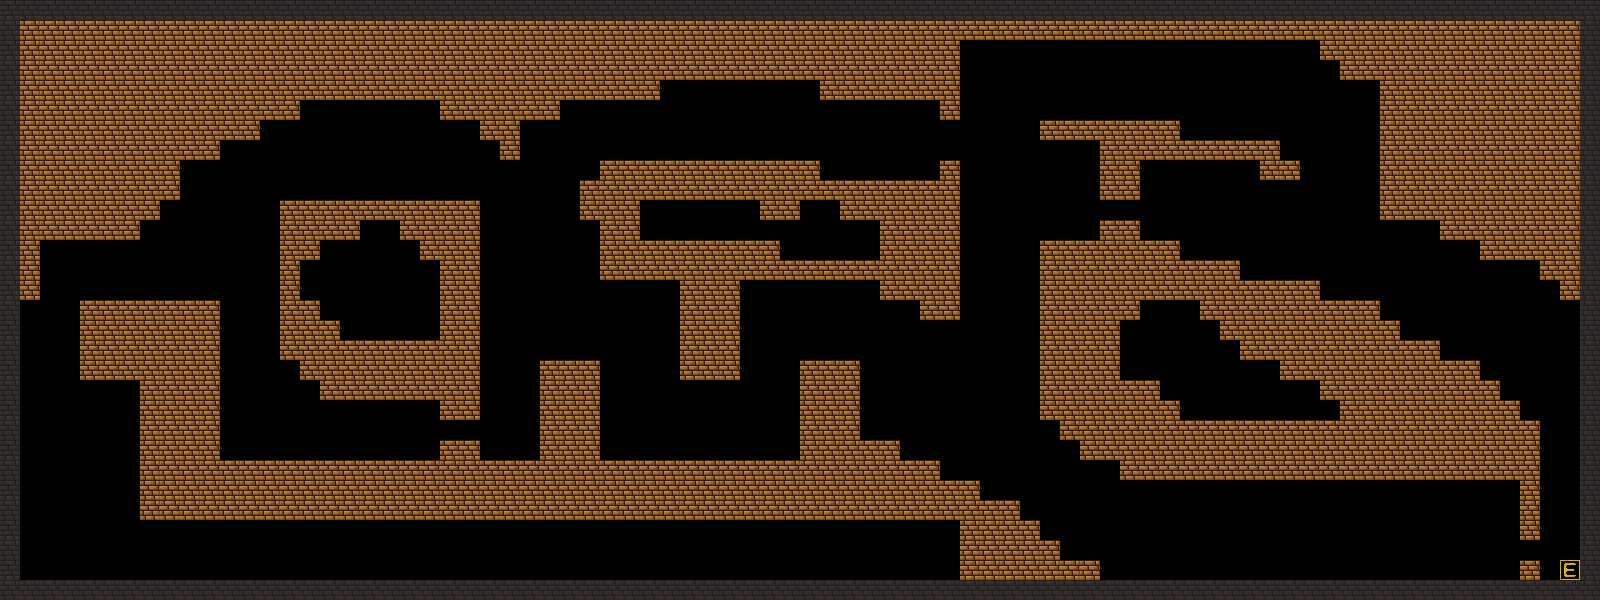

Tiled map render using the project's own tile images. Description and the whole map definition, tile-layer contents included, below:
An orthogonal 80x30 tile map with 20x20 px tiles, 1 tile layer (Tile Layer 2), 3 tilesets.

<map version="1.10" tiledversion="1.10.2" orientation="orthogonal" renderorder="right-down" width="80" height="30" tilewidth="20" tileheight="20" infinite="0" nextlayerid="4" nextobjectid="1">
 <tileset firstgid="1" source="Dark Brick.tsx" />
 <tileset firstgid="2" source="Brick.tsx" />
 <tileset firstgid="3" source="Exit.tsx" />
 <layer id="2" name="Tile Layer 2" width="80" height="30">
  <data encoding="csv">
1,1,1,1,1,1,1,1,1,1,1,1,1,1,1,1,1,1,1,1,1,1,1,1,1,1,1,1,1,1,1,1,1,1,1,1,1,1,1,1,1,1,1,1,1,1,1,1,1,1,1,1,1,1,1,1,1,1,1,1,1,1,1,1,1,1,1,1,1,1,1,1,1,1,1,1,1,1,1,1,
1,2,2,2,2,2,2,2,2,2,2,2,2,2,2,2,2,2,2,2,2,2,2,2,2,2,2,2,2,2,2,2,2,2,2,2,2,2,2,2,2,2,2,2,2,2,2,2,2,2,2,2,2,2,2,2,2,2,2,2,2,2,2,2,2,2,2,2,2,2,2,2,2,2,2,2,2,2,2,1,
1,2,2,2,2,2,2,2,2,2,2,2,2,2,2,2,2,2,2,2,2,2,2,2,2,2,2,2,2,2,2,2,2,2,2,2,2,2,2,2,2,2,2,2,2,2,2,2,0,0,0,0,0,0,0,0,0,0,0,0,0,0,0,0,0,0,2,2,2,2,2,2,2,2,2,2,2,2,2,1,
1,2,2,2,2,2,2,2,2,2,2,2,2,2,2,2,2,2,2,2,2,2,2,2,2,2,2,2,2,2,2,2,2,2,2,2,2,2,2,2,2,2,2,2,2,2,2,2,0,0,0,0,0,0,0,0,0,0,0,0,0,0,0,0,0,0,0,2,2,2,2,2,2,2,2,2,2,2,2,1,
1,2,2,2,2,2,2,2,2,2,2,2,2,2,2,2,2,2,2,2,2,2,2,2,2,2,2,2,2,2,2,2,2,0,0,0,0,0,0,0,0,2,2,2,2,2,2,2,0,0,0,0,0,0,0,0,0,0,0,0,0,0,0,0,0,0,0,0,0,2,2,2,2,2,2,2,2,2,2,1,
1,2,2,2,2,2,2,2,2,2,2,2,2,2,2,0,0,0,0,0,0,0,2,2,2,2,2,2,0,0,0,0,0,0,0,0,0,0,0,0,0,0,0,0,0,0,0,2,0,0,0,0,0,0,0,0,0,0,0,0,0,0,0,0,0,0,0,0,0,2,2,2,2,2,2,2,2,2,2,1,
1,2,2,2,2,2,2,2,2,2,2,2,2,0,0,0,0,0,0,0,0,0,0,0,2,2,0,0,0,0,0,0,0,0,0,0,0,0,0,0,0,0,0,0,0,0,0,0,0,0,0,0,2,2,2,2,2,2,2,0,0,0,0,0,0,0,0,0,0,2,2,2,2,2,2,2,2,2,2,1,
1,2,2,2,2,2,2,2,2,2,2,0,0,0,0,0,0,0,0,0,0,0,0,0,0,2,0,0,0,0,0,0,0,0,0,0,0,0,0,0,0,0,0,0,0,0,0,0,0,0,0,0,0,0,0,2,2,2,2,2,2,2,2,2,0,0,0,0,0,2,2,2,2,2,2,2,2,2,2,1,
1,2,2,2,2,2,2,2,2,0,0,0,0,0,0,0,0,0,0,0,0,0,0,0,0,0,0,0,0,0,2,2,2,2,2,2,2,2,2,2,2,0,0,0,0,0,0,2,0,0,0,0,0,0,0,2,2,0,0,0,0,0,0,2,2,0,0,0,0,2,2,2,2,2,2,2,2,2,2,1,
1,2,2,2,2,2,2,2,2,0,0,0,0,0,0,0,0,0,0,0,0,0,0,0,0,0,0,0,0,2,2,2,2,2,2,2,2,2,2,2,2,2,2,2,2,2,2,2,0,0,0,0,0,0,0,2,2,0,0,0,0,0,0,0,0,0,0,0,0,2,2,2,2,2,2,2,2,2,2,1,
1,2,2,2,2,2,2,2,0,0,0,0,0,0,2,2,2,2,2,2,2,2,2,2,0,0,0,0,0,2,2,2,0,0,0,0,0,0,2,2,0,0,2,2,2,2,2,2,0,0,0,0,0,0,0,0,0,0,0,0,0,0,0,0,0,0,0,0,0,2,2,2,2,2,2,2,2,2,2,1,
1,2,2,2,2,2,2,0,0,0,0,0,0,0,2,2,2,2,0,0,2,2,2,2,0,0,0,0,0,0,2,2,0,0,0,0,0,0,0,0,0,0,0,0,2,2,2,2,0,0,0,0,0,0,0,2,2,0,0,0,0,0,0,0,0,0,0,0,0,0,0,0,2,2,2,2,2,2,2,1,
1,2,0,0,0,0,0,0,0,0,0,0,0,0,2,2,0,0,0,0,0,2,2,2,0,0,0,0,0,0,2,2,2,2,2,2,2,2,2,0,0,0,0,0,2,2,2,2,0,0,0,0,2,2,2,2,2,2,2,0,0,0,0,0,0,0,0,0,0,0,0,0,0,0,2,2,2,2,2,1,
1,2,0,0,0,0,0,0,0,0,0,0,0,0,2,0,0,0,0,0,0,0,2,2,0,0,0,0,0,0,2,2,2,2,2,2,2,2,2,2,2,2,2,2,2,2,2,2,0,0,0,0,2,2,2,2,2,2,2,2,2,2,0,0,0,0,0,0,0,0,0,0,0,0,0,0,0,2,2,1,
1,2,0,0,0,0,0,0,0,0,0,0,0,0,2,0,0,0,0,0,0,0,2,2,0,0,0,0,0,0,0,0,0,0,2,2,2,0,0,0,0,0,0,0,2,2,2,2,0,0,0,0,2,2,2,2,2,2,2,2,2,2,2,2,2,2,0,0,0,0,0,0,0,0,0,0,0,0,2,1,
1,0,0,0,2,2,2,2,2,2,2,0,0,0,2,2,0,0,0,0,0,0,2,2,0,0,0,0,0,0,0,0,0,0,2,2,2,0,0,0,0,0,0,0,0,0,2,2,0,0,0,0,2,2,2,2,2,0,0,0,2,2,2,2,2,2,2,2,2,0,0,0,0,0,0,0,0,0,0,1,
1,0,0,0,2,2,2,2,2,2,2,0,0,0,2,2,2,0,0,0,0,0,2,2,0,0,0,0,0,0,0,0,0,0,2,2,2,0,0,0,0,0,0,0,0,0,0,0,0,0,0,0,2,2,2,2,0,0,0,0,0,2,2,2,2,2,2,2,2,2,0,0,0,0,0,0,0,0,0,1,
1,0,0,0,2,2,2,2,2,2,2,0,0,0,2,2,2,2,2,2,2,2,2,2,0,0,0,0,0,0,0,0,0,0,2,2,2,0,0,0,0,0,0,0,0,0,0,0,0,0,0,0,2,2,2,2,0,0,0,0,0,0,2,2,2,2,2,2,2,2,2,2,0,0,0,0,0,0,0,1,
1,0,0,0,2,2,2,2,2,2,2,0,0,0,0,2,2,2,2,2,2,2,2,2,0,0,0,2,2,2,0,0,0,0,2,2,2,0,0,0,2,2,2,0,0,0,0,0,0,0,0,0,2,2,2,2,0,0,0,0,0,0,0,0,2,2,2,2,2,2,2,2,2,2,0,0,0,0,0,1,
1,0,0,0,0,0,0,2,2,2,2,0,0,0,0,0,2,2,2,2,2,2,2,2,0,0,0,2,2,2,0,0,0,0,0,0,0,0,0,0,2,2,2,0,0,0,0,0,0,0,0,0,2,2,2,2,2,2,0,0,0,0,0,0,0,0,2,2,2,2,2,2,2,2,2,0,0,0,0,1,
1,0,0,0,0,0,0,2,2,2,2,0,0,0,0,0,0,0,0,0,0,0,2,2,0,0,0,2,2,2,0,0,0,0,0,0,0,0,0,0,2,2,2,0,0,0,0,0,0,0,0,0,2,2,2,2,2,2,2,0,0,0,0,0,0,0,0,2,2,2,2,2,2,2,2,2,0,0,0,1,
1,0,0,0,0,0,0,2,2,2,2,0,0,0,0,0,0,0,0,0,0,0,0,0,0,0,0,2,2,2,0,0,0,0,0,0,0,0,0,0,2,2,2,0,0,0,0,0,0,0,0,0,0,2,2,2,2,2,2,2,2,2,2,2,2,2,2,2,2,2,2,2,2,2,2,2,2,0,0,1,
1,0,0,0,0,0,0,2,2,2,2,0,0,0,0,0,0,0,0,0,0,0,2,2,0,0,0,2,2,2,0,0,0,0,0,0,0,0,0,0,2,2,2,2,2,0,0,0,0,0,0,0,0,0,2,2,2,2,2,2,2,2,2,2,2,2,2,2,2,2,2,2,2,2,2,2,2,0,0,1,
1,0,0,0,0,0,0,2,2,2,2,2,2,2,2,2,2,2,2,2,2,2,2,2,2,2,2,2,2,2,2,2,2,2,2,2,2,2,2,2,2,2,2,2,2,2,2,0,0,0,0,0,0,0,0,0,2,2,2,2,2,2,2,2,2,2,2,2,2,2,2,2,2,2,2,2,2,0,0,1,
1,0,0,0,0,0,0,2,2,2,2,2,2,2,2,2,2,2,2,2,2,2,2,2,2,2,2,2,2,2,2,2,2,2,2,2,2,2,2,2,2,2,2,2,2,2,2,2,2,0,0,0,0,0,0,0,0,0,0,0,0,0,0,0,0,0,0,0,0,0,0,0,0,0,0,0,2,0,0,1,
1,0,0,0,0,0,0,2,2,2,2,2,2,2,2,2,2,2,2,2,2,2,2,2,2,2,2,2,2,2,2,2,2,2,2,2,2,2,2,2,2,2,2,2,2,2,2,2,2,2,2,0,0,0,0,0,0,0,0,0,0,0,0,0,0,0,0,0,0,0,0,0,0,0,0,0,2,0,0,1,
1,0,0,0,0,0,0,0,0,0,0,0,0,0,0,0,0,0,0,0,0,0,0,0,0,0,0,0,0,0,0,0,0,0,0,0,0,0,0,0,0,0,0,0,0,0,0,0,2,2,2,2,0,0,0,0,0,0,0,0,0,0,0,0,0,0,0,0,0,0,0,0,0,0,0,0,2,0,0,1,
1,0,0,0,0,0,0,0,0,0,0,0,0,0,0,0,0,0,0,0,0,0,0,0,0,0,0,0,0,0,0,0,0,0,0,0,0,0,0,0,0,0,0,0,0,0,0,0,2,2,2,2,2,0,0,0,0,0,0,0,0,0,0,0,0,0,0,0,0,0,0,0,0,0,0,0,0,0,0,1,
1,0,0,0,0,0,0,0,0,0,0,0,0,0,0,0,0,0,0,0,0,0,0,0,0,0,0,0,0,0,0,0,0,0,0,0,0,0,0,0,0,0,0,0,0,0,0,0,2,2,2,2,2,2,2,0,0,0,0,0,0,0,0,0,0,0,0,0,0,0,0,0,0,0,0,0,2,0,3,1,
1,1,1,1,1,1,1,1,1,1,1,1,1,1,1,1,1,1,1,1,1,1,1,1,1,1,1,1,1,1,1,1,1,1,1,1,1,1,1,1,1,1,1,1,1,1,1,1,1,1,1,1,1,1,1,1,1,1,1,1,1,1,1,1,1,1,1,1,1,1,1,1,1,1,1,1,1,1,1,1
</data>
 </layer>
</map>
